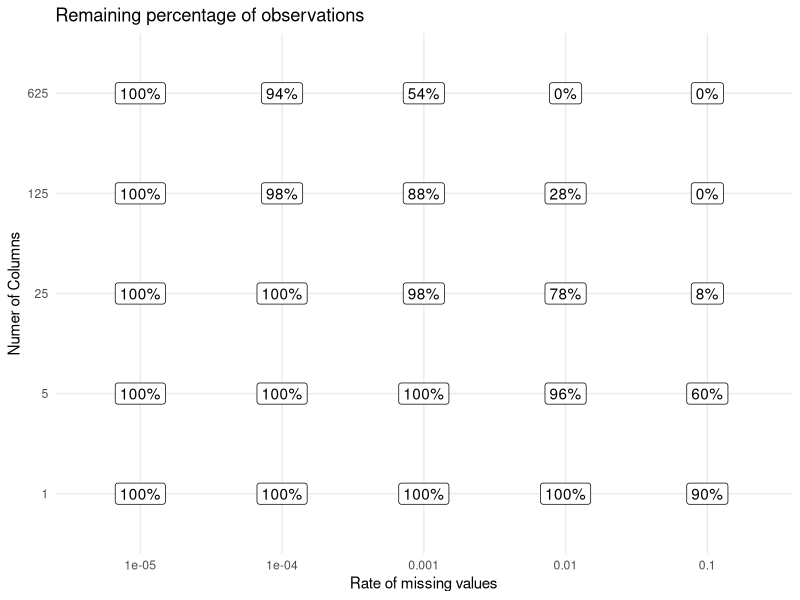

This figure's R source:
## ---- chunk 1
#| message: false
#| echo: false
library(tidyverse)

expand_grid(
  rate = c(0.00001, 0.0001, 0.001, 0.01, 0.1),
  ncol = 5 ^ (0:4)
) |>
  mutate(missing = (1 - rate) ^ ncol) |>
  ggplot(aes(factor(rate), factor(ncol), label = scales::label_percent(2)(missing))) +
  geom_label() +
  theme_minimal() +
  labs(
    title = "Remaining percentage of observations",
    x = "Rate of missing values",
    y = "Numer of Columns"
  )
## ---- chunk 2
#| message: false
library(recipes)

naomit_rec <- recipe(~., data = mtcars) |>
  step_naomit(all_predictors()) |>
  prep()

bake(naomit_rec, new_data = NULL)
## ---- chunk 3
library(recipes)

filter_missing_rec <- recipe(~., data = mtcars) |>
  step_filter_missing(all_predictors()) |>
  prep()

bake(filter_missing_rec, new_data = NULL)
